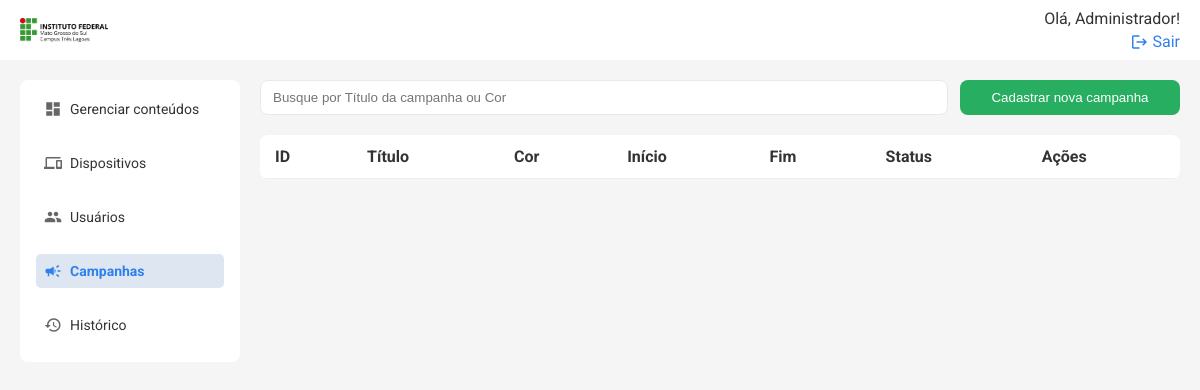
/api/campanhas/list (signed in), run on an earlier commit of the app's database.
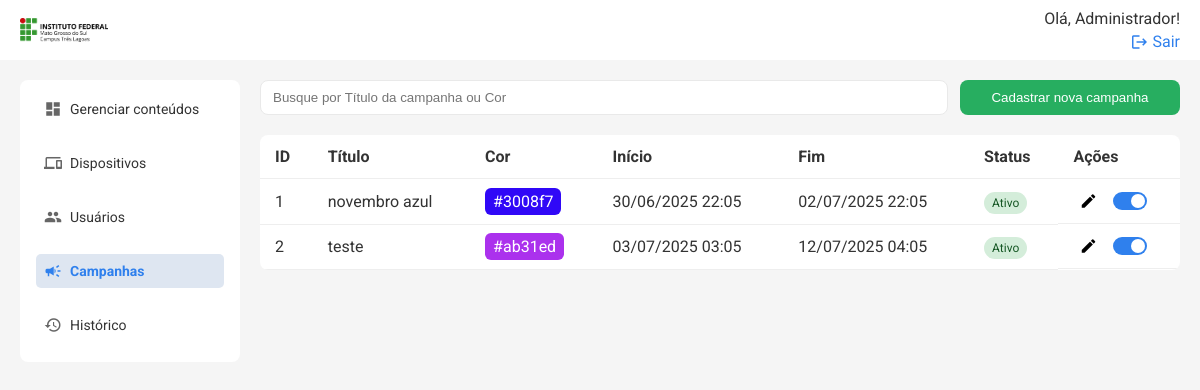
And on a later commit of the database.
### models.py (models this page shows)
class Campanha(db.Model):
    id = db.Column(db.Integer, primary_key=True)
    titulo = db.Column(db.String(100), nullable=False)
    cor = db.Column(db.String(7), nullable=False, default="#FFFFFF")
    status = db.Column(db.String(10), nullable=False, default="Ativo")
    inicio = db.Column(db.DateTime, nullable=False, default=datetime.utcnow)
    fim = db.Column(db.DateTime, nullable=True)

### routes/campanhas.py (the view)
@campanhas_bp.route('/list', methods=['GET'])
@login_required
@admin_required
def listar_campanhas():
    campanhas = Campanha.query.all()
    return render_template('campanhas.html', campanhas=campanhas)

### templates/campanhas.html (shortened to what this page needs)
{% extends 'base.html' %} {% block title %}Campanhas{% endblock %} {% block
content %}
<div class="search-cta">
    <input
        type="text"
        placeholder="Busque por Título da campanha ou Cor"
        class="search"
        id="buscaCampanhas"
    />
    <button class="btn" onclick="openModal()">Cadastrar nova campanha</button>
</div>
<table class="table">
    <thead>
        <tr>
            <th>ID</th>
            <th>Título</th>
            <th>Cor</th>
            <th>Início</th>
            <th>Fim</th>
            <th>Status</th>
            <th>Ações</th>
        </tr>
    </thead>
    <tbody id="campanhaTableBody">
        {% for campanha in campanhas %}
        <tr>
            <td>{{ campanha.id }}</td>
            <td>{{ campanha.titulo }}</td>
            <td>
                <span
                    style="background-color: {{ campanha.cor }}; padding: 4px 8px; border-radius: 6px; color: #fff;"
                >
                    {{ campanha.cor }}
                </span>
            </td>
            <td>
                {{ campanha.inicio.strftime('%d/%m/%Y %H:%M') if campanha.inicio
                else '' }}
            </td>
            <td>
                {{ campanha.fim.strftime('%d/%m/%Y %H:%M') if campanha.fim else
                '' }}
            </td>
            <td>
                <span
                    class="status {{ 'ativo' if campanha.status == 'Ativo' else 'inativo' }}"
                >
                    {{ campanha.status }}
                </span>
            </td>
            <td class="acoes">
                <button
                    class="edit"
                    title="Editar campanha"
                    onclick="editCampanha({{ campanha.id }})"
                >
                    <span class="material-icons">edit</span>
                </button>
                <label class="switch" title="Ativar/Inativar campanha">
                    <span class="slider"></span>
                </label>
            </td>
        </tr>
        {% endfor %}
    </tbody>
</table>
{% endblock %}

What changed in the data, as far as the page shows it:
added Campanha: id "1", titulo "novembro azul", cor "#3008f7", inicio "30/06/2025 22:05", fim "02/07/2025 22:05", status "Ativo"
added Campanha: id "2", titulo "teste", cor "#ab31ed", inicio "03/07/2025 03:05", fim "12/07/2025 04:05", status "Ativo"
